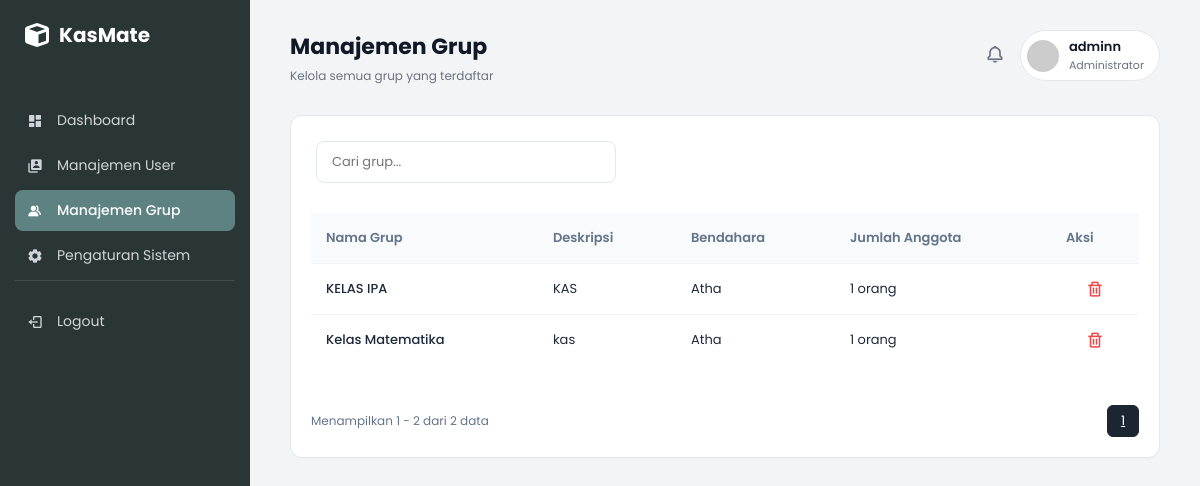
/app/controller/admin/ManajemenGrupController.php (signed in), run on the app's committed database.
### tables this page shows
CREATE TABLE `users` (
  `id_user` int NOT NULL,
  `nama` varchar(100) DEFAULT NULL,
  `email` varchar(100) DEFAULT NULL,
  `password` varchar(255) DEFAULT NULL,
  `role` enum('admin','bendahara','user') DEFAULT NULL
);

CREATE TABLE `grup` (
  `id_grup` int NOT NULL,
  `nama_grup` varchar(100) DEFAULT NULL,
  `deskripsi` text,
  `id_bendahara` int DEFAULT NULL
);

### app/controller/admin/ManajemenGrupController.php (called while the page is built, shortened)
<?php
require_once '../../../config/auth_check.php';
require_once '../../model/admin/GrupModel.php';
$grupModel = new GrupModel($conn);
$search = isset($_GET['search']) ? $_GET['search'] : '';
$per_page = 10;
$page = isset($_GET['page']) ? max(1, (int)$_GET['page']) : 1;
$offset = ($page - 1) * $per_page;
$total_data = $grupModel->getTotalGrup($search);
$total_pages = max(1, ceil($total_data / $per_page));
$q_groups = $grupModel->getGrup($search, $per_page, $offset);
require_once '../../view/admin/manajemen-grup.php';
?>

### config/auth_check.php (called while the page is built, shortened)
<?php
require_once __DIR__ . '/database.php';
$id_user_login = $_SESSION['id_user'];
$query_user_login = "SELECT * FROM users WHERE id_user = $id_user_login";
$result_user_login = mysqli_query($conn, $query_user_login);
$user_login = mysqli_fetch_assoc($result_user_login);
?>

### app/model/admin/GrupModel.php (called while the page is built, shortened)
<?php
class GrupModel {
    private $conn;
    public function __construct($dbConnection) {
        $this->conn = $dbConnection;
    }
    public function getTotalGrup($search = '') {
        $where = "WHERE 1=1";
        $q_count = mysqli_query($this->conn, "
            SELECT COUNT(*) as total
            FROM grup g
            LEFT JOIN users u ON g.id_bendahara = u.id_user
            $where
        ");
        return mysqli_fetch_assoc($q_count)['total'];
    }
    public function getGrup($search = '', $per_page = 10, $offset = 0) {
        $where = "WHERE 1=1";
        $per_page = (int)$per_page;
        $offset = (int)$offset;
        $query = mysqli_query($this->conn, "
            SELECT g.*, u.nama as nama_bendahara,
                (SELECT COUNT(*) FROM grup_anggota ga WHERE ga.id_grup = g.id_grup) as jumlah_anggota
            FROM grup g
            LEFT JOIN users u ON g.id_bendahara = u.id_user
            $where
            ORDER BY g.id_grup DESC
            LIMIT $per_page OFFSET $offset
        ");
        $groups = [];
        if ($query && mysqli_num_rows($query) > 0) {
            while ($row = mysqli_fetch_assoc($query)) {
                $groups[] = $row;
            }
        }
        return $groups;
    }
}
?>

### app/view/admin/manajemen-grup.php (the view, shortened to what this page needs)
<!DOCTYPE html>
<html lang="id">
<head>
    <link rel="stylesheet" href="../../../public/assets/css/style.css">
    <link href='https://unpkg.com/boxicons@2.1.4/css/boxicons.min.css' rel='stylesheet'>
    <link rel="stylesheet" href="https://cdnjs.cloudflare.com/ajax/libs/font-awesome/6.4.0/css/all.min.css">
</head>
<body>
    <div class="dashboard-layout">
        <aside class="sidebar">
            <div class="logo">
                <i class="fa-solid fa-cube"></i>
                <span>KasMate</span>
            </div>
            <nav class="sidebar-menu">
                <div class="menu-section">
                    <a href="../../controller/admin/DashboardAdminController.php" class="menu-item">
                        <i class='bx bxs-dashboard'></i> Dashboard
                    </a>
                    <a href="../../controller/admin/ManajemenUserController.php" class="menu-item">
                        <i class='bx bxs-user-account'></i> Manajemen User
                    </a>
                    <a href="../../controller/admin/ManajemenGrupController.php" class="menu-item active">
                        <i class='bx bxs-group'></i> Manajemen Grup
                    </a>
                    <a href="../../controller/admin/PengaturanController.php" class="menu-item">
                        <i class='bx bxs-cog'></i> Pengaturan Sistem
                    </a>
                </div>
                <div class="menu-section" style="margin-top: auto; padding-top: 20px; border-top: 1px solid rgba(255,255,255,0.1);">
                    <a href="../../controller/auth/LogoutController.php" class="menu-item">
                        <i class='bx bx-log-out'></i> Logout
                    </a>
                </div>
            </nav>
        </aside>
        <main class="main-content">
            <header class="topbar">
                <div class="header-text">
                    <h1>Manajemen Grup</h1>
                    <p class="subtitle">Kelola semua grup yang terdaftar</p>
                </div>
                <div class="header-right">
                    <button class="btn-notification"><i class='bx bx-bell'></i></button>
                    <div class="user-profile">
                        <img src="https://ui-avatars.com/api/?name=<?= urlencode($user_login['nama'] ?? 'Admin') ?>&background=e2e8f0&color=475569" alt="<?= htmlspecialchars($user_login['nama'] ?? 'Admin') ?>">
                        <div class="user-info">
                            <span class="user-name"><?= htmlspecialchars($user_login['nama'] ?? 'Admin') ?></span>
                            <span class="user-role">Administrator</span>
                        </div>
                    </div>
                </div>
            </header>
            <section class="content-body">
                <div class="card table-card">
                    <div class="table-controls">
                        <form method="GET" class="search-box">
                            <input type="text" name="search" placeholder="Cari grup..." value="<?= htmlspecialchars($search ?? '') ?>">
                        </form>
                    </div>
                    <table class="data-table">
                        <thead>
                            <tr>
                                <th>Nama Grup</th>
                                <th>Deskripsi</th>
                                <th>Bendahara</th>
                                <th>Jumlah Anggota</th>
                                <th>Aksi</th>
                            </tr>
                        </thead>
                        <tbody>
                            <?php if (isset($q_groups) && count($q_groups) > 0): ?>
                                <?php foreach ($q_groups as $g): ?>
                                    <tr>
                                        <td class="fw-500"><?= htmlspecialchars($g['nama_grup'] ?? '') ?></td>
                                        <td><?= htmlspecialchars($g['deskripsi'] ?? '-') ?></td>
                                        <td><?= htmlspecialchars($g['nama_bendahara'] ?? 'Belum Ada') ?></td>
                                        <td><?= $g['jumlah_anggota'] ?? 0 ?> orang</td>
                                        <td>
                                            <div class="action-icons">
                                                <i class='bx bx-trash text-red' style="cursor:pointer;"
                                                   onclick="bukaModalHapus(<?= $g['id_grup'] ?>, '<?= htmlspecialchars(addslashes($g['nama_grup'] ?? '')) ?>')"></i>
                                            </div>
                                        </td>
                                    </tr>
                                <?php endforeach; ?>
                            <?php else: ?>
                                <tr>
                                    <td colspan="5" style="text-align: center; padding: 30px; color: #94a3b8;">Data tidak ditemukan</td>
                                </tr>
                            <?php endif; ?>
                        </tbody>
                    </table>
                    <div class="table-footer">
                        <span class="table-info">
                            Menampilkan <?= min($offset + 1, $total_data) ?> - <?= min($offset + $per_page, $total_data) ?> dari <?= $total_data ?> data
                        </span>
                        <div class="pagination">
                            <?php for ($i = 1; $i <= $total_pages; $i++): ?>
                                <a href="?page=<?= $i ?>&search=<?= urlencode($search ?? '') ?>" class="page-btn <?= $i === $page ? 'active' : '' ?>"><?= $i ?></a>
                            <?php endfor; ?>
                        </div>
                    </div>
                </div>
            </section>
        </main>
    </div>
</body>
</html>

### data on the page
users: nama "adminn"
grup: nama_grup "KELAS IPA", deskripsi "KAS", id_bendahara.nama "Atha", jumlah_anggota "1"
grup: nama_grup "Kelas Matematika", deskripsi "kas", id_bendahara.nama "Atha", jumlah_anggota "1"

### other printed values
min($offset + 1, $total_data) "1"
min($offset + $per_page, $total_data) "2"
$total_data "2"
